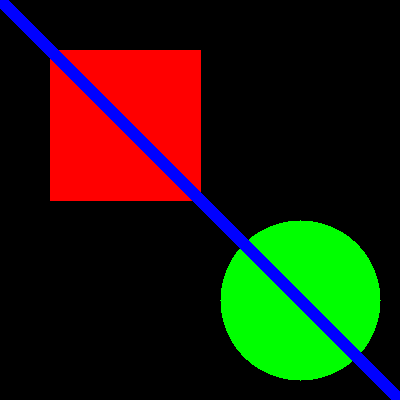
#> input picture DAY 3/test_image.png, 400 x 400 px, found by its file name
$ python exercise2_noise_reduction.py
#> lines starting #> are read from the running program, lines starting #| are printed output that depends on the picture
# exercise_2_noise_reduction.py

import cv2
import numpy as np
from matplotlib import pyplot as plt

def noise_reduction_pipeline(image, noise_type="auto"):
    """
    Automatically choose the best blurring method based on noise type
    """

    gray = cv2.cvtColor(image, cv2.COLOR_BGR2GRAY)

    # Detect noise type (simplified)
    if noise_type == "saltpepper":
        result = cv2.medianBlur(gray, 5)
        method = "Median Blur (best for salt-and-pepper)"

    elif noise_type == "gaussian":
        result = cv2.GaussianBlur(gray, (5, 5), 0)
        method = "Gaussian Blur (best for Gaussian noise)"

    elif noise_type == "auto":

        # Check if likely salt-pepper noise (many 0 or 255 values)
        unique, counts = np.unique(gray, return_counts=True)

        extreme_pixels = 0

        for val, count in zip(unique, counts):
            if val <= 5 or val >= 250:
                extreme_pixels += count

        if extreme_pixels / gray.size > 0.05:  # >5% extreme values
            result = cv2.medianBlur(gray, 5)
            method = "Median Blur (auto-detected)"
        else:
            result = cv2.GaussianBlur(gray, (5, 5), 0)
            method = "Gaussian Blur (auto-detected)"

    else:
        result = cv2.blur(gray, (5, 5))
        method = "Averaging Blur"

    return result, method


# Create test images with different noise
image = cv2.imread("test_image.png")
#> image is the input picture: shape (400, 400, 3); mean B, G, R 10.7, 28.9, 32.4
gray = cv2.cvtColor(image, cv2.COLOR_BGR2GRAY)
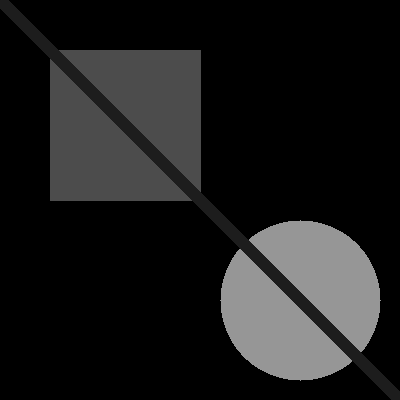
#> gray: shape (400, 400); min 0, max 150, mean 27.9


def add_salt_pepper(img, prob=0.02):
#> called with prob = 0.03
    output = img.copy()

    # Salt
    salt_mask = np.random.random(img.shape) < prob / 2
    output[salt_mask] = 255

    # Pepper
    pepper_mask = np.random.random(img.shape) < prob / 2
    output[pepper_mask] = 0

    return output


def add_gaussian(img, sigma=25):
#> called with sigma = 20
    noise = np.random.normal(0, sigma, img.shape)
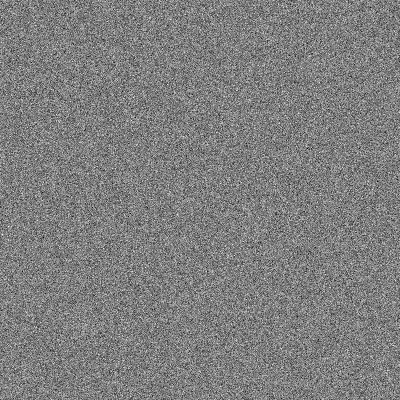
#> noise: shape (400, 400) float64; min -86.89, max 87.44, mean 0.1; drawn with min black and max white
    return np.clip(img + noise, 0, 255).astype("uint8")
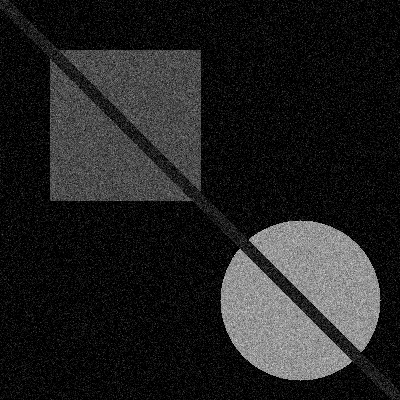
#> returned value: shape (400, 400); min 0, max 227, mean 33.4


test_images = {
    "Original": gray,
    "Salt & Pepper": add_salt_pepper(gray, 0.03),
    "Gaussian": add_gaussian(gray, 20),
    "Mixed": add_gaussian(add_salt_pepper(gray, 0.02), 15)
}
#> call 2 of add_salt_pepper, with prob = 0.02
#> in add_salt_pepper (call 2), `output[pepper_mask] = 0`:
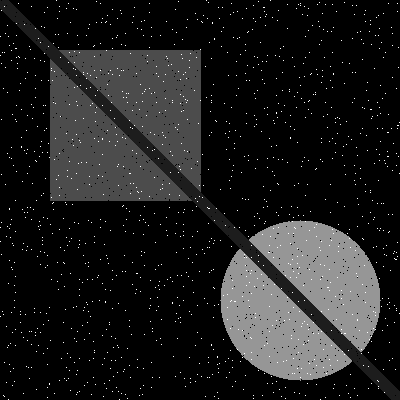
#> output: shape (400, 400); min 0, max 255, mean 29.8
#> call 2 of add_gaussian, with sigma = 15
#> in add_gaussian (call 2), `noise = np.random.normal(0, sigma, img.shape)`:
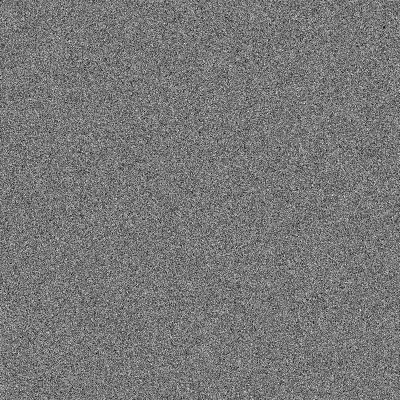
#> noise: shape (400, 400) float64; min -62.68, max 70.75, mean 0; drawn with min black and max white


# Apply pipeline to each
fig, axes = plt.subplots(4, 3, figsize=(15, 20))

for idx, (name, noisy) in enumerate(test_images.items()):

    # Show noisy image
    axes[idx, 0].imshow(noisy, cmap='gray')
    axes[idx, 0].set_title(f"{name} (Noisy)")
    axes[idx, 0].axis('off')

    # Apply pipeline with different assumptions
    result_sp, method_sp = noise_reduction_pipeline(
        cv2.cvtColor(noisy, cv2.COLOR_GRAY2BGR),
        "saltpepper"
    )

    result_gauss, method_gauss = noise_reduction_pipeline(
        cv2.cvtColor(noisy, cv2.COLOR_GRAY2BGR),
        "gaussian"
    )

    result_auto, method_auto = noise_reduction_pipeline(
        cv2.cvtColor(noisy, cv2.COLOR_GRAY2BGR),
        "auto"
    )

    axes[idx, 1].imshow(result_sp, cmap='gray')
    axes[idx, 1].set_title(f"Salt-Pepper: {method_sp[:20]}")
    axes[idx, 1].axis('off')

    axes[idx, 2].imshow(result_auto, cmap='gray')
    axes[idx, 2].set_title(f"Auto: {method_auto[:20]}")
    axes[idx, 2].axis('off')
#> this loop made 4 passes
#> name on passes 1 to 2: 'Original', 'Salt & Pepper'
#> name on passes 3 to 4: 'Gaussian', 'Mixed'
#> pass 2, in noise_reduction_pipeline (call 5), `result = cv2.GaussianBlur(gray, (5, 5), 0)`:
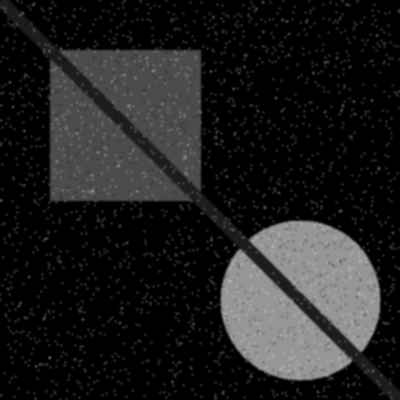
#> result: shape (400, 400); min 0, max 177, mean 30.8

plt.tight_layout()
plt.savefig("noise_reduction_pipeline.png")
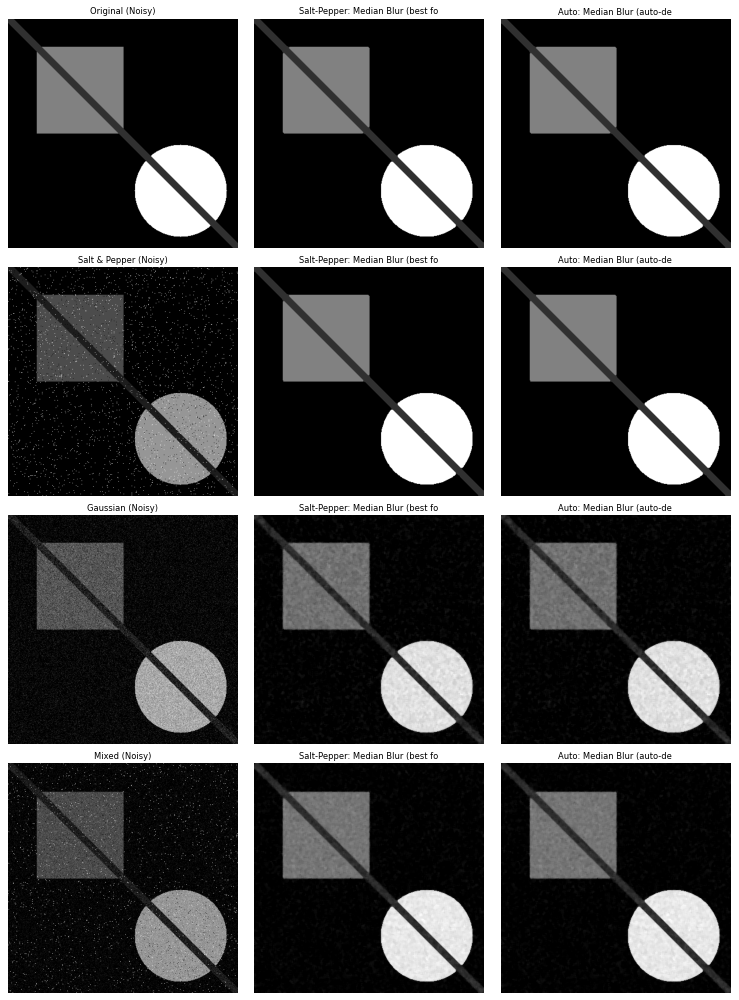
#> figure drawn by matplotlib, 12 panels
plt.show()
